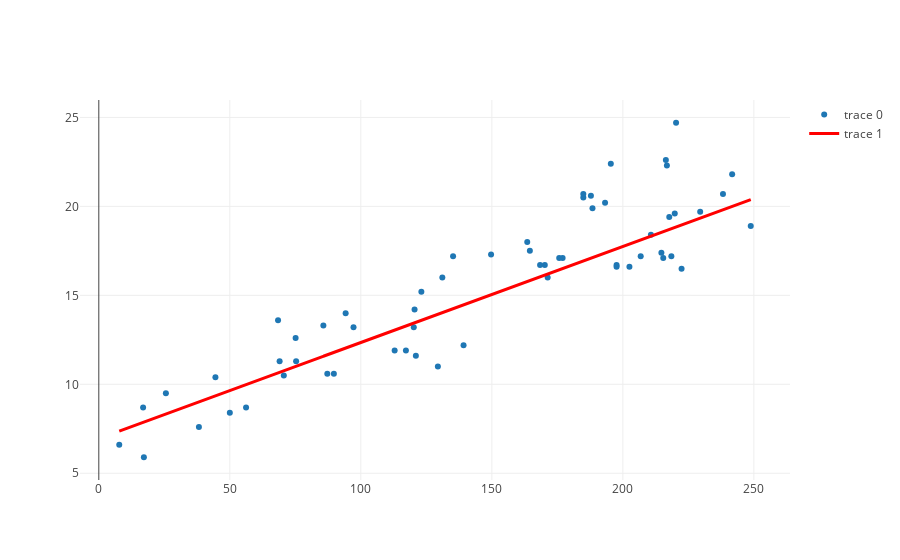

Write notebook code for a chart like this one.
### Markdown cell above
Visualize the fit on the test set

### Code cell
trace0 = go.Scatter(
    x = x_test,
    y = y_test,
    mode = 'markers'
)
trace1 = go.Scatter(x=x_test, 
                y=6.948 + 0.054*x_test,
                mode='lines',
                line=dict(color='red', width=3)
                )
data = [trace0, trace1]


# Plot and embed in ipython notebook!
iplot(data, filename='basic-scatter')
